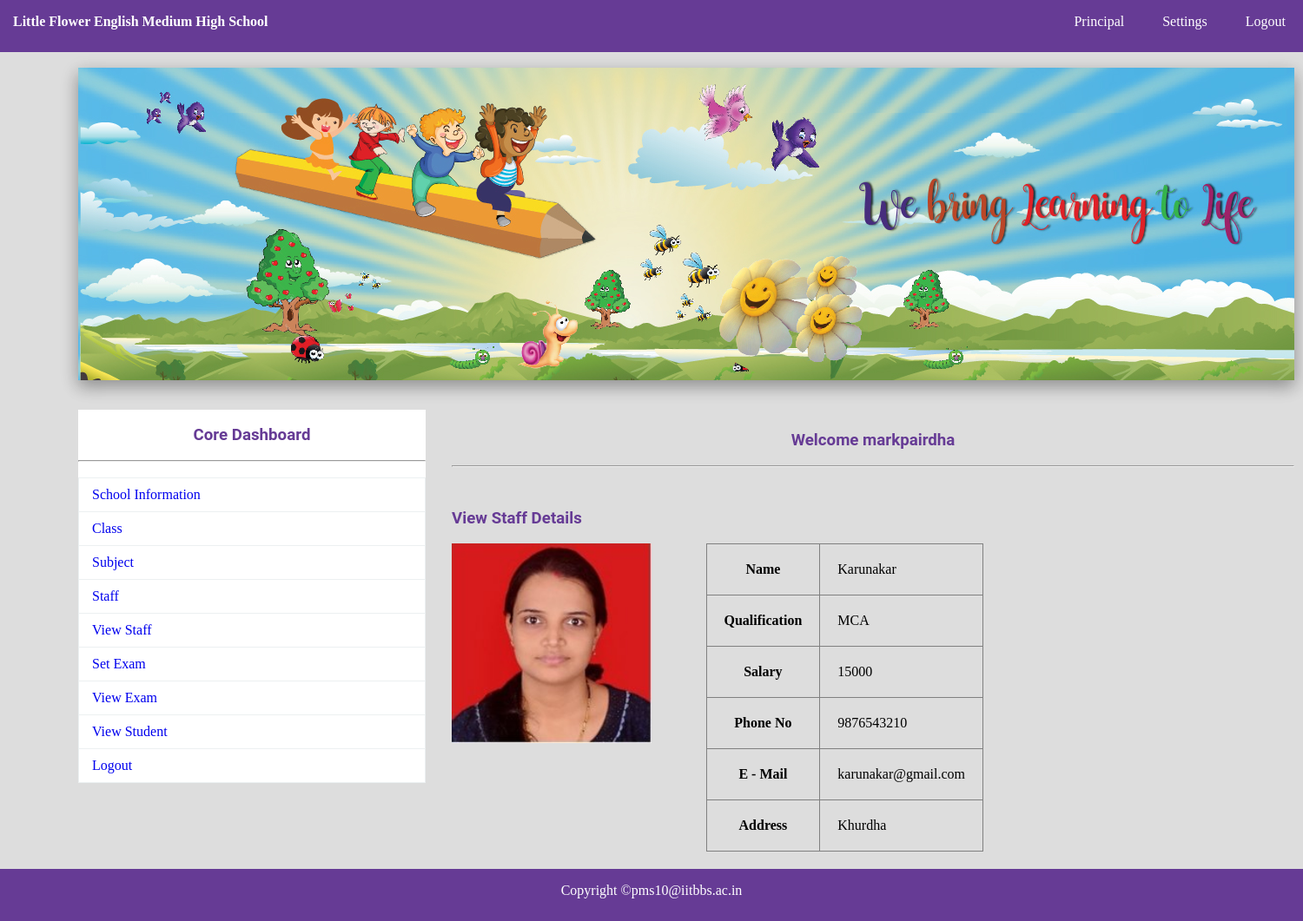
/staff_view.php?id=1 (signed in), run on the app's committed database.
### tables this page shows
CREATE TABLE IF NOT EXISTS `staff` (
  `TID` int(11) NOT NULL AUTO_INCREMENT,
  `TNAME` varchar(150) NOT NULL,
  `TPASS` varchar(150) NOT NULL,
  `QUAL` varchar(150) NOT NULL,
  `SAL` varchar(150) NOT NULL,
  `PNO` varchar(150) NOT NULL,
  `MAIL` varchar(150) NOT NULL,
  `PADDR` text NOT NULL,
  `IMG` varchar(150) NOT NULL,
  PRIMARY KEY (`TID`)
);

### staff_view.php (the view, shortened to what this page needs)
<?php
	include"database.php";
	$sql="SELECT * FROM staff WHERE TID={$_GET["id"]}";
		$res=$db->query($sql);
		if($res->num_rows>0)
		{
			$row=$res->fetch_assoc();
		}
?>
<!DOCTYPE html>
<html>
	<head>
		<link rel="stylesheet" type="text/css" href="css/style.css">
	</head>
	<body>
		<?php include"navbar.php";?><br>
		<img src="img/1.jpg" style="margin-left:90px;" class="sha">
			<div id="section">
				<?php include"sidebar.php";?><br><br><br>
				<h3 class="text">Welcome <?php echo $_SESSION["ANAME"]; ?></h3><br><hr><br>
				<div class="content1">
						<h3 > View Staff Details</h3><br>
						<div class="ibox">
							<img src="<?php echo $row["IMG"]; ?>" height="230" width="230">
						</div>
						<div class="tsbox">
						<table border="1px">
							<tr><th>Name </th> <td> <?php echo $row["TNAME"]; ?></td></tr>
							<tr><th>Qualification </th> <td> <?php echo $row["QUAL"]; ?></td></tr>
							<tr><th>Salary </th> <td> <?php echo $row["SAL"]; ?></td></tr>
							<tr><th>Phone No </th> <td> <?php echo $row["PNO"]; ?></td></tr>
							<tr><th>E - Mail </th> <td> <?php echo $row["MAIL"]; ?></td></tr>
							<tr><th>Address </th> <td> <?php echo $row["PADDR"]; ?></td></tr>
						</table>
						</div>
				</div>
			</div>
			<?php include"footer.php";?>
	</body>
</html>

### css/style.css (style rules this page uses)
* { padding:0px; margin:0px; }
html { background:#dddddd; }
h1,h2,h3,h4,h5,h6,label { font-family:roboto; color:#663b95; }
.sha { -webkit-box-shadow: 0 8px 17px 0 rgba(0, 0, 0, 0.2), 0 6px 20px 0 rgba(0, 0, 0, 0.19); -moz-box-shadow: 0 8px 17px 0 rgba(0, 0, 0, 0.2), 0 6px 20px 0 rgba(0, 0, 0, 0.19); box-shadow: 0 8px 17px 0 rgba(0, 0, 0, 0.2), 0 6px 20px 0 rgba(0, 0, 0, 0.19); }
.content1 { margin-top:30px; }
.text { text-align:center; }
#section { height:auto; width:1400px; margin-left:90px; font-family:cambria; }
.content1 { margin-top:30px; height:auto; width:450px; float:left; }
tr,td,th { padding:20px; }
table { border-collapse:collapse; }
.ibox { width:65%; float:left; }
.tsbox { width:35%; float:left; }

### data on the page
staff: IMG (picture), TNAME "Karunakar", QUAL "MCA", SAL "15000", PNO "9876543210", MAIL "karunakar@gmail.com", PADDR "Khurdha"

### other printed values
$_SESSION["ANAME"] "markpairdha"
